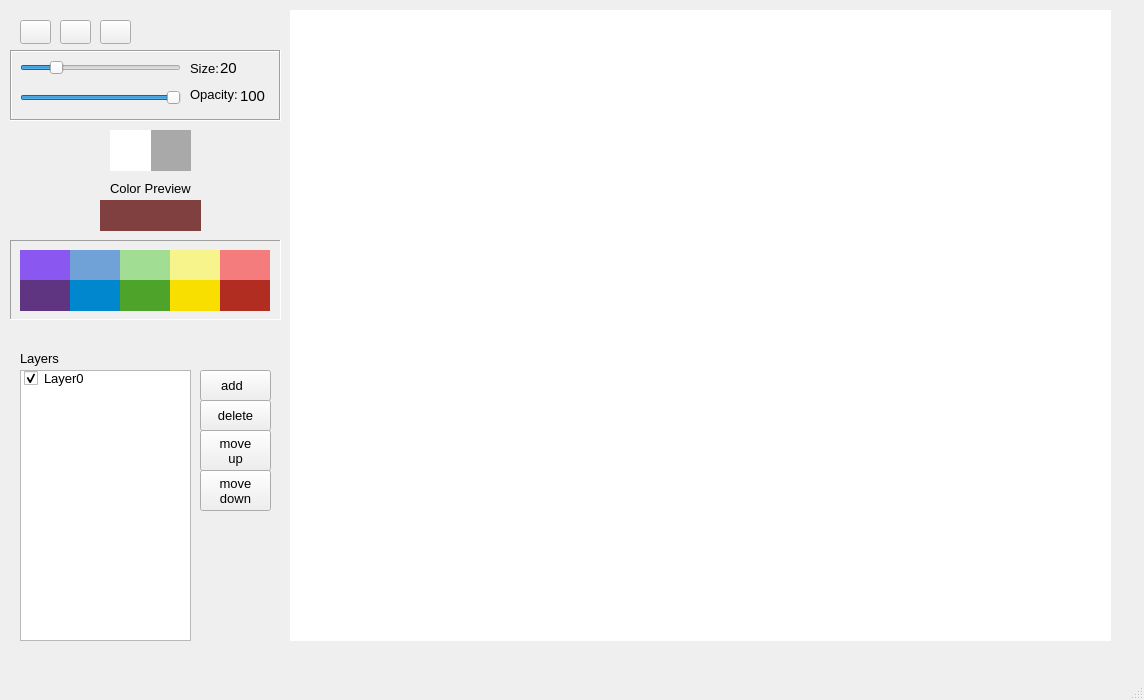
<?xml version="1.0" encoding="UTF-8"?>
<ui version="4.0">
 <class>MainWindow</class>
 <widget class="QMainWindow" name="MainWindow">
  <property name="geometry">
   <rect>
    <x>0</x>
    <y>0</y>
    <width>1144</width>
    <height>700</height>
   </rect>
  </property>
  <property name="minimumSize">
   <size>
    <width>1000</width>
    <height>700</height>
   </size>
  </property>
  <property name="baseSize">
   <size>
    <width>1000</width>
    <height>700</height>
   </size>
  </property>
  <property name="font">
   <font>
    <family>Segoe UI</family>
    <pointsize>10</pointsize>
   </font>
  </property>
  <property name="windowTitle">
   <string>MainWindow</string>
  </property>
  <property name="autoFillBackground">
   <bool>false</bool>
  </property>
  <widget class="QWidget" name="centralwidget">
   <widget class="CanvasWidget" name="canvasWidget" native="true">
    <property name="geometry">
     <rect>
      <x>290</x>
      <y>10</y>
      <width>821</width>
      <height>631</height>
     </rect>
    </property>
    <property name="styleSheet">
     <string notr="true">background-color: rgb(255, 255, 255);</string>
    </property>
   </widget>
   <widget class="QLabel" name="colorPreviewSolid">
    <property name="geometry">
     <rect>
      <x>100</x>
      <y>200</y>
      <width>51</width>
      <height>31</height>
     </rect>
    </property>
    <property name="styleSheet">
     <string notr="true">background-color: rgb(128, 64, 64);
</string>
    </property>
    <property name="text">
     <string/>
    </property>
   </widget>
   <widget class="QLabel" name="colorPreviewTransparent">
    <property name="geometry">
     <rect>
      <x>150</x>
      <y>200</y>
      <width>51</width>
      <height>31</height>
     </rect>
    </property>
    <property name="styleSheet">
     <string notr="true">background-color: rgba(128, 64, 64,1);
</string>
    </property>
    <property name="text">
     <string/>
    </property>
   </widget>
   <widget class="QLabel" name="label_Layers">
    <property name="geometry">
     <rect>
      <x>20</x>
      <y>350</y>
      <width>49</width>
      <height>16</height>
     </rect>
    </property>
    <property name="text">
     <string>Layers</string>
    </property>
   </widget>
   <widget class="QLabel" name="label_ColorPreviewBackground">
    <property name="geometry">
     <rect>
      <x>150</x>
      <y>200</y>
      <width>51</width>
      <height>31</height>
     </rect>
    </property>
    <property name="styleSheet">
     <string notr="true">background-color: rgb(255, 255, 255);</string>
    </property>
    <property name="text">
     <string/>
    </property>
   </widget>
   <widget class="QLabel" name="label_ColorPreview">
    <property name="geometry">
     <rect>
      <x>110</x>
      <y>180</y>
      <width>81</width>
      <height>16</height>
     </rect>
    </property>
    <property name="text">
     <string>Color Preview</string>
    </property>
   </widget>
   <widget class="QPushButton" name="addLayerButton">
    <property name="geometry">
     <rect>
      <x>200</x>
      <y>370</y>
      <width>71</width>
      <height>31</height>
     </rect>
    </property>
    <property name="toolTip">
     <string>&lt;html&gt;&lt;head/&gt;&lt;body&gt;&lt;p&gt;when adding layers, undo/redo history will be cleared.&lt;/p&gt;&lt;/body&gt;&lt;/html&gt;</string>
    </property>
    <property name="text">
     <string>add  </string>
    </property>
    <property name="icon">
     <iconset theme="QIcon::ThemeIcon::ListAdd"/>
    </property>
   </widget>
   <widget class="QPushButton" name="deleteLayerButton">
    <property name="geometry">
     <rect>
      <x>200</x>
      <y>400</y>
      <width>71</width>
      <height>31</height>
     </rect>
    </property>
    <property name="toolTip">
     <string>&lt;html&gt;&lt;head/&gt;&lt;body&gt;&lt;p&gt;when deleting layers, undo/redo history will be cleared.&lt;/p&gt;&lt;/body&gt;&lt;/html&gt;</string>
    </property>
    <property name="text">
     <string>delete</string>
    </property>
    <property name="icon">
     <iconset theme="QIcon::ThemeIcon::ListRemove"/>
    </property>
   </widget>
   <widget class="QFrame" name="frame">
    <property name="geometry">
     <rect>
      <x>10</x>
      <y>50</y>
      <width>271</width>
      <height>71</height>
     </rect>
    </property>
    <property name="frameShape">
     <enum>QFrame::Shape::Box</enum>
    </property>
    <property name="frameShadow">
     <enum>QFrame::Shadow::Sunken</enum>
    </property>
    <widget class="QLabel" name="label_BrushSize">
     <property name="geometry">
      <rect>
       <x>180</x>
       <y>10</y>
       <width>31</width>
       <height>16</height>
      </rect>
     </property>
     <property name="text">
      <string>Size:</string>
     </property>
    </widget>
    <widget class="QSlider" name="brushOpacitySlider">
     <property name="geometry">
      <rect>
       <x>10</x>
       <y>40</y>
       <width>161</width>
       <height>16</height>
      </rect>
     </property>
     <property name="maximum">
      <number>255</number>
     </property>
     <property name="value">
      <number>255</number>
     </property>
     <property name="sliderPosition">
      <number>255</number>
     </property>
     <property name="orientation">
      <enum>Qt::Orientation::Horizontal</enum>
     </property>
     <property name="invertedAppearance">
      <bool>false</bool>
     </property>
    </widget>
    <widget class="QLabel" name="brushSizeLabel">
     <property name="geometry">
      <rect>
       <x>210</x>
       <y>10</y>
       <width>21</width>
       <height>16</height>
      </rect>
     </property>
     <property name="font">
      <font>
       <family>Segoe UI</family>
       <pointsize>11</pointsize>
       <underline>false</underline>
       <kerning>true</kerning>
      </font>
     </property>
     <property name="text">
      <string>20</string>
     </property>
    </widget>
    <widget class="QLabel" name="label_BrushOpacity">
     <property name="geometry">
      <rect>
       <x>180</x>
       <y>29</y>
       <width>51</width>
       <height>31</height>
      </rect>
     </property>
     <property name="text">
      <string>Opacity:</string>
     </property>
    </widget>
    <widget class="QSlider" name="brushSizeSlider">
     <property name="geometry">
      <rect>
       <x>10</x>
       <y>10</y>
       <width>161</width>
       <height>16</height>
      </rect>
     </property>
     <property name="maximum">
      <number>100</number>
     </property>
     <property name="sliderPosition">
      <number>20</number>
     </property>
     <property name="orientation">
      <enum>Qt::Orientation::Horizontal</enum>
     </property>
    </widget>
    <widget class="QLabel" name="brushOpacityLabel">
     <property name="geometry">
      <rect>
       <x>230</x>
       <y>35</y>
       <width>31</width>
       <height>21</height>
      </rect>
     </property>
     <property name="font">
      <font>
       <family>Segoe UI</family>
       <pointsize>11</pointsize>
       <underline>false</underline>
       <kerning>true</kerning>
      </font>
     </property>
     <property name="text">
      <string>100</string>
     </property>
    </widget>
   </widget>
   <widget class="QPushButton" name="layerUpButton">
    <property name="geometry">
     <rect>
      <x>200</x>
      <y>430</y>
      <width>71</width>
      <height>41</height>
     </rect>
    </property>
    <property name="whatsThis">
     <string>&lt;html&gt;&lt;head/&gt;&lt;body&gt;&lt;p&gt;move layer up&lt;/p&gt;&lt;/body&gt;&lt;/html&gt;</string>
    </property>
    <property name="text">
     <string>move
up</string>
    </property>
    <property name="icon">
     <iconset theme="QIcon::ThemeIcon::GoUp"/>
    </property>
   </widget>
   <widget class="QPushButton" name="layerDownButton">
    <property name="geometry">
     <rect>
      <x>200</x>
      <y>470</y>
      <width>71</width>
      <height>41</height>
     </rect>
    </property>
    <property name="text">
     <string>move
down</string>
    </property>
    <property name="icon">
     <iconset theme="QIcon::ThemeIcon::GoDown"/>
    </property>
   </widget>
   <widget class="QPushButton" name="pencilToolButton">
    <property name="geometry">
     <rect>
      <x>150</x>
      <y>130</y>
      <width>41</width>
      <height>41</height>
     </rect>
    </property>
    <property name="styleSheet">
     <string notr="true">background-color: rgb(169, 169, 169); border: none;
color: rgb(0, 0, 0);</string>
    </property>
    <property name="text">
     <string/>
    </property>
    <property name="icon">
     <iconset>
      <normalon>:/resources/pencil-svgrepo-com.svg</normalon>
     </iconset>
    </property>
   </widget>
   <widget class="QPushButton" name="eraserToolButton">
    <property name="geometry">
     <rect>
      <x>110</x>
      <y>130</y>
      <width>41</width>
      <height>41</height>
     </rect>
    </property>
    <property name="styleSheet">
     <string notr="true">background-color: white ; border: none;
color: rgb(0, 0, 0);</string>
    </property>
    <property name="text">
     <string/>
    </property>
    <property name="icon">
     <iconset resource="resources.qrc">
      <normaloff>:/resources/eraser-svgrepo-com.svg</normaloff>:/resources/eraser-svgrepo-com.svg</iconset>
    </property>
   </widget>
   <widget class="QListWidget" name="layersListWidget">
    <property name="geometry">
     <rect>
      <x>20</x>
      <y>370</y>
      <width>171</width>
      <height>271</height>
     </rect>
    </property>
    <item>
     <property name="text">
      <string>Layer0</string>
     </property>
     <property name="checkState">
      <enum>Checked</enum>
     </property>
    </item>
   </widget>
   <widget class="QPushButton" name="undoButton">
    <property name="geometry">
     <rect>
      <x>60</x>
      <y>20</y>
      <width>31</width>
      <height>24</height>
     </rect>
    </property>
    <property name="toolTip">
     <string>&lt;html&gt;&lt;head/&gt;&lt;body&gt;&lt;p&gt;ctrl-z or ctrl-alt-z&lt;/p&gt;&lt;/body&gt;&lt;/html&gt;</string>
    </property>
    <property name="styleSheet">
     <string notr="true"/>
    </property>
    <property name="text">
     <string/>
    </property>
    <property name="icon">
     <iconset theme="QIcon::ThemeIcon::EditUndo"/>
    </property>
   </widget>
   <widget class="QPushButton" name="redoButton">
    <property name="geometry">
     <rect>
      <x>100</x>
      <y>20</y>
      <width>31</width>
      <height>24</height>
     </rect>
    </property>
    <property name="toolTip">
     <string>&lt;html&gt;&lt;head/&gt;&lt;body&gt;&lt;p&gt;ctrl-y or ctrl-shift-z&lt;/p&gt;&lt;/body&gt;&lt;/html&gt;</string>
    </property>
    <property name="styleSheet">
     <string notr="true"/>
    </property>
    <property name="text">
     <string/>
    </property>
    <property name="icon">
     <iconset theme="QIcon::ThemeIcon::EditRedo"/>
    </property>
   </widget>
   <widget class="QPushButton" name="saveButton">
    <property name="geometry">
     <rect>
      <x>20</x>
      <y>20</y>
      <width>31</width>
      <height>24</height>
     </rect>
    </property>
    <property name="text">
     <string/>
    </property>
    <property name="icon">
     <iconset resource="resources.qrc">
      <normaloff>:/resources/save-technology-svgrepo-com.svg</normaloff>:/resources/save-technology-svgrepo-com.svg</iconset>
    </property>
   </widget>
   <widget class="ColorPaletteButton" name="colorPalette1">
    <property name="geometry">
     <rect>
      <x>20</x>
      <y>250</y>
      <width>50</width>
      <height>31</height>
     </rect>
    </property>
    <property name="styleSheet">
     <string notr="true">border: none; 
background-color: rgb(138, 87, 240);</string>
    </property>
    <property name="text">
     <string/>
    </property>
   </widget>
   <widget class="ColorPaletteButton" name="colorPalette2">
    <property name="geometry">
     <rect>
      <x>70</x>
      <y>250</y>
      <width>50</width>
      <height>31</height>
     </rect>
    </property>
    <property name="styleSheet">
     <string notr="true">border: none; 
background-color:rgb(112, 161, 215)</string>
    </property>
    <property name="text">
     <string/>
    </property>
   </widget>
   <widget class="ColorPaletteButton" name="colorPalette3">
    <property name="geometry">
     <rect>
      <x>120</x>
      <y>250</y>
      <width>50</width>
      <height>31</height>
     </rect>
    </property>
    <property name="styleSheet">
     <string notr="true">border: none; 
background-color:rgb(161,222,147)</string>
    </property>
    <property name="text">
     <string/>
    </property>
   </widget>
   <widget class="ColorPaletteButton" name="colorPalette4">
    <property name="geometry">
     <rect>
      <x>170</x>
      <y>250</y>
      <width>50</width>
      <height>31</height>
     </rect>
    </property>
    <property name="styleSheet">
     <string notr="true">border: none; 
background-color:rgb(247,244,139)</string>
    </property>
    <property name="text">
     <string/>
    </property>
   </widget>
   <widget class="ColorPaletteButton" name="colorPalette5">
    <property name="geometry">
     <rect>
      <x>220</x>
      <y>250</y>
      <width>50</width>
      <height>31</height>
     </rect>
    </property>
    <property name="styleSheet">
     <string notr="true">border: none; 
background-color:rgb(244, 124, 124)</string>
    </property>
    <property name="text">
     <string/>
    </property>
   </widget>
   <widget class="ColorPaletteButton" name="colorPalette6">
    <property name="geometry">
     <rect>
      <x>20</x>
      <y>280</y>
      <width>50</width>
      <height>31</height>
     </rect>
    </property>
    <property name="styleSheet">
     <string notr="true">border: none; 
background-color: rgb(95, 52, 128)</string>
    </property>
    <property name="text">
     <string/>
    </property>
   </widget>
   <widget class="ColorPaletteButton" name="colorPalette10">
    <property name="geometry">
     <rect>
      <x>220</x>
      <y>280</y>
      <width>50</width>
      <height>31</height>
     </rect>
    </property>
    <property name="styleSheet">
     <string notr="true">border: none; 
background-color:rgb(177, 44, 33)</string>
    </property>
    <property name="text">
     <string/>
    </property>
   </widget>
   <widget class="ColorPaletteButton" name="colorPalette7">
    <property name="geometry">
     <rect>
      <x>70</x>
      <y>280</y>
      <width>50</width>
      <height>31</height>
     </rect>
    </property>
    <property name="styleSheet">
     <string notr="true">border: none; 
background-color:rgb(0, 135, 205)</string>
    </property>
    <property name="text">
     <string/>
    </property>
   </widget>
   <widget class="ColorPaletteButton" name="colorPalette8">
    <property name="geometry">
     <rect>
      <x>120</x>
      <y>280</y>
      <width>50</width>
      <height>31</height>
     </rect>
    </property>
    <property name="styleSheet">
     <string notr="true">border: none; 
background-color:rgb(78, 163, 42)</string>
    </property>
    <property name="text">
     <string/>
    </property>
   </widget>
   <widget class="ColorPaletteButton" name="colorPalette9">
    <property name="geometry">
     <rect>
      <x>170</x>
      <y>280</y>
      <width>50</width>
      <height>31</height>
     </rect>
    </property>
    <property name="styleSheet">
     <string notr="true">border: none; 
background-color:rgb(249, 223, 0)</string>
    </property>
    <property name="text">
     <string/>
    </property>
   </widget>
   <widget class="QFrame" name="frame_2">
    <property name="geometry">
     <rect>
      <x>10</x>
      <y>240</y>
      <width>271</width>
      <height>80</height>
     </rect>
    </property>
    <property name="frameShape">
     <enum>QFrame::Shape::Panel</enum>
    </property>
    <property name="frameShadow">
     <enum>QFrame::Shadow::Sunken</enum>
    </property>
   </widget>
   <zorder>frame_2</zorder>
   <zorder>label_ColorPreviewBackground</zorder>
   <zorder>canvasWidget</zorder>
   <zorder>colorPreviewSolid</zorder>
   <zorder>colorPreviewTransparent</zorder>
   <zorder>label_Layers</zorder>
   <zorder>label_ColorPreview</zorder>
   <zorder>addLayerButton</zorder>
   <zorder>deleteLayerButton</zorder>
   <zorder>frame</zorder>
   <zorder>layerUpButton</zorder>
   <zorder>layerDownButton</zorder>
   <zorder>pencilToolButton</zorder>
   <zorder>eraserToolButton</zorder>
   <zorder>layersListWidget</zorder>
   <zorder>undoButton</zorder>
   <zorder>redoButton</zorder>
   <zorder>saveButton</zorder>
   <zorder>colorPalette1</zorder>
   <zorder>colorPalette2</zorder>
   <zorder>colorPalette3</zorder>
   <zorder>colorPalette4</zorder>
   <zorder>colorPalette5</zorder>
   <zorder>colorPalette6</zorder>
   <zorder>colorPalette10</zorder>
   <zorder>colorPalette7</zorder>
   <zorder>colorPalette8</zorder>
   <zorder>colorPalette9</zorder>
  </widget>
  <widget class="QMenuBar" name="menubar">
   <property name="geometry">
    <rect>
     <x>0</x>
     <y>0</y>
     <width>1144</width>
     <height>22</height>
    </rect>
   </property>
  </widget>
  <widget class="QStatusBar" name="statusbar"/>
 </widget>
 <customwidgets>
  <customwidget>
   <class>CanvasWidget</class>
   <extends>QWidget</extends>
   <header>canvaswidget.h</header>
   <container>1</container>
  </customwidget>
  <customwidget>
   <class>ColorPaletteButton</class>
   <extends>QPushButton</extends>
   <header>colorpalettebutton.h</header>
  </customwidget>
 </customwidgets>
 <resources>
  <include location="resources.qrc"/>
 </resources>
 <connections/>
</ui>
